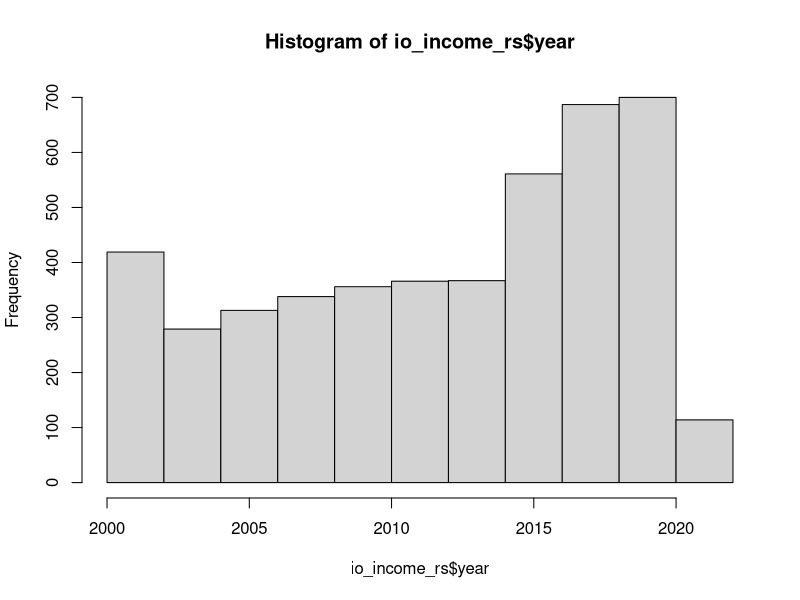
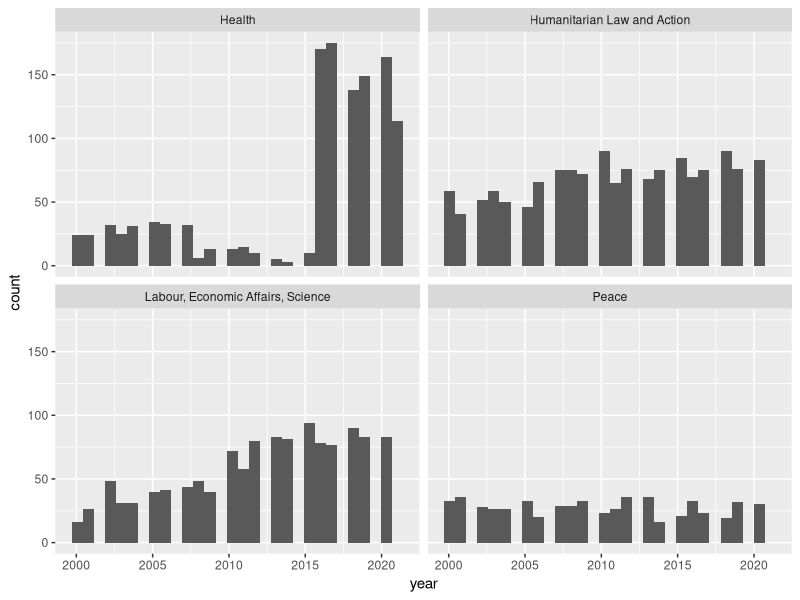
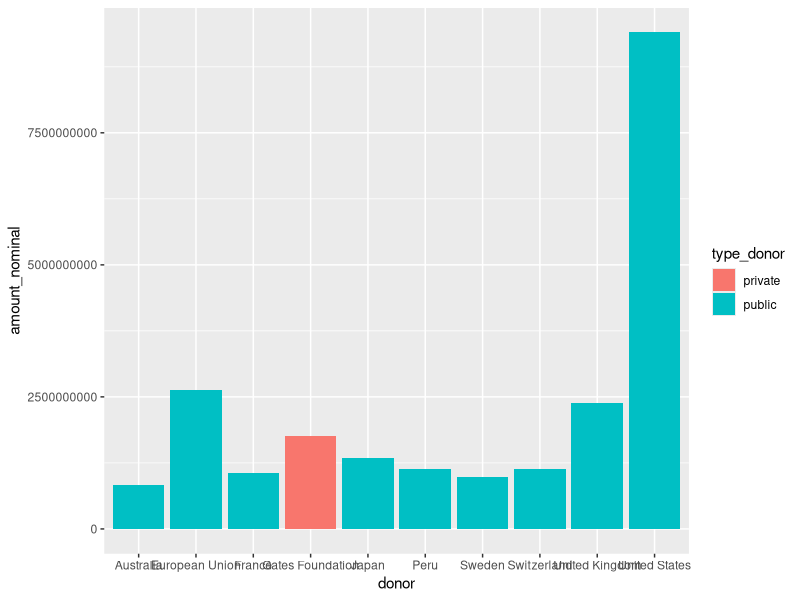
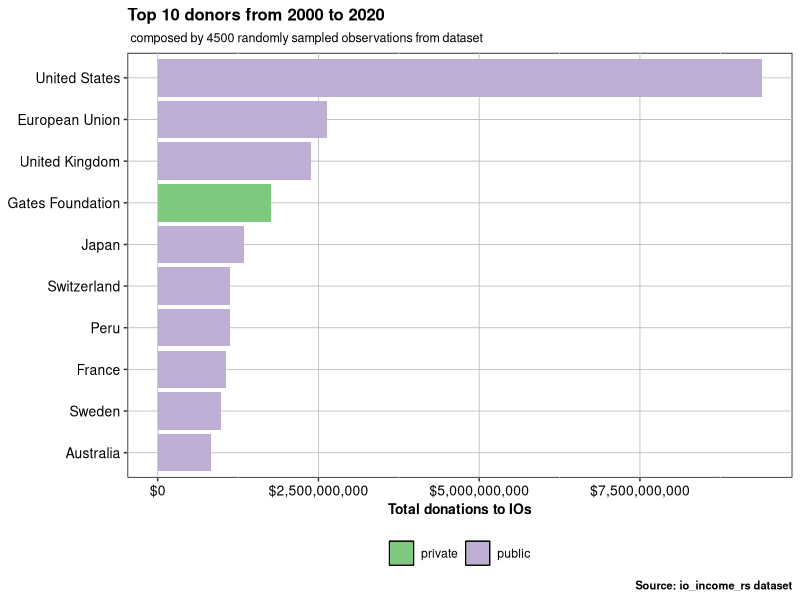
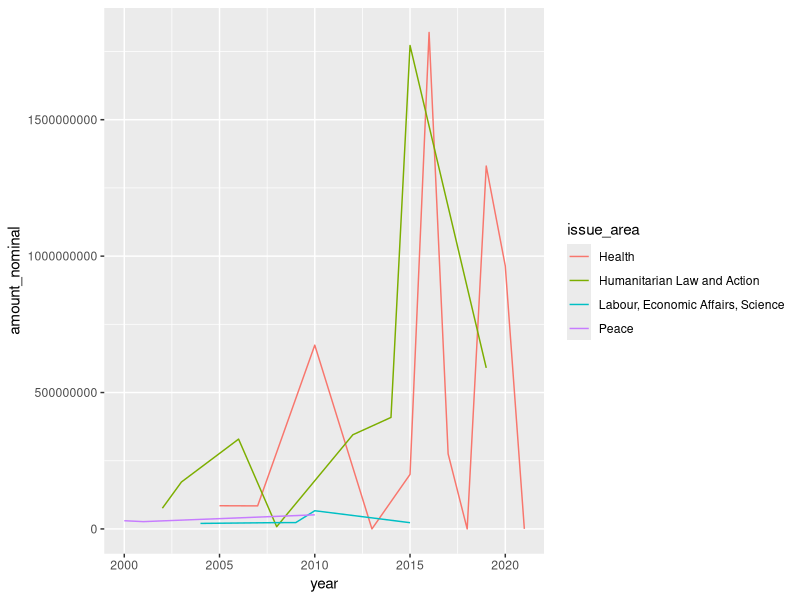
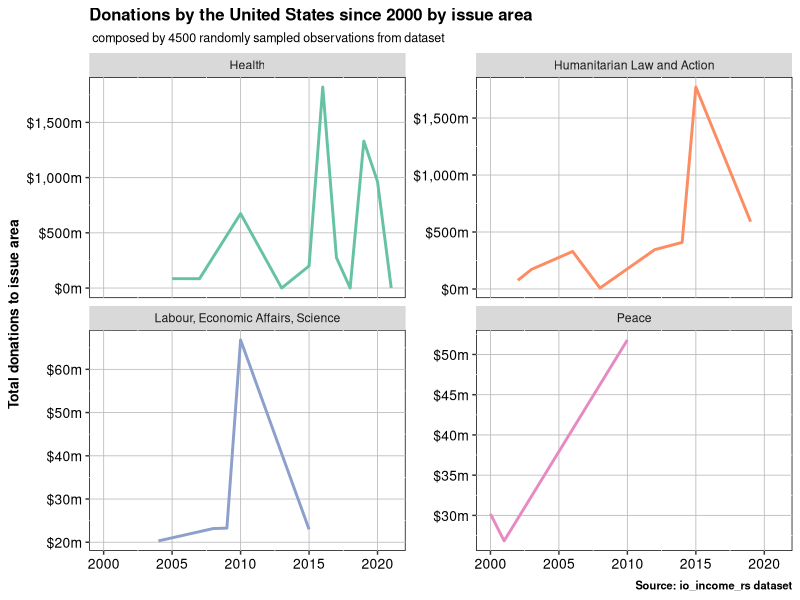
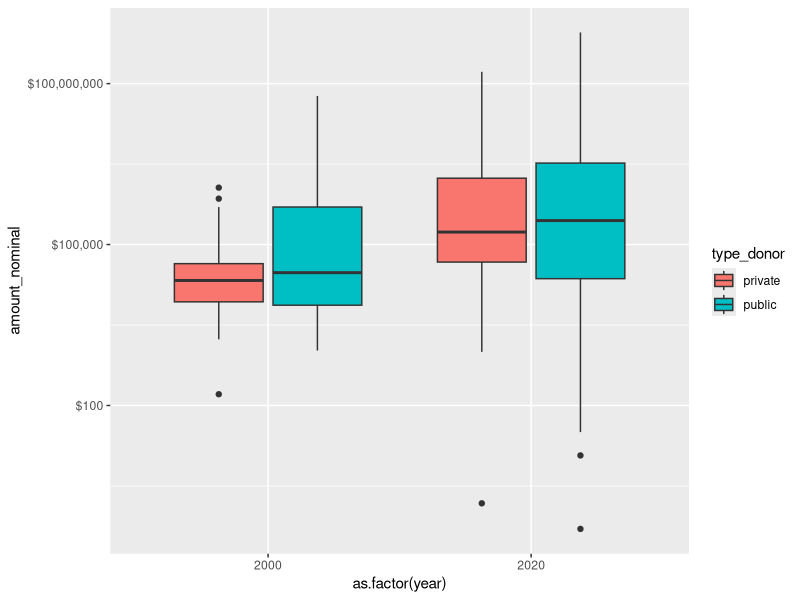
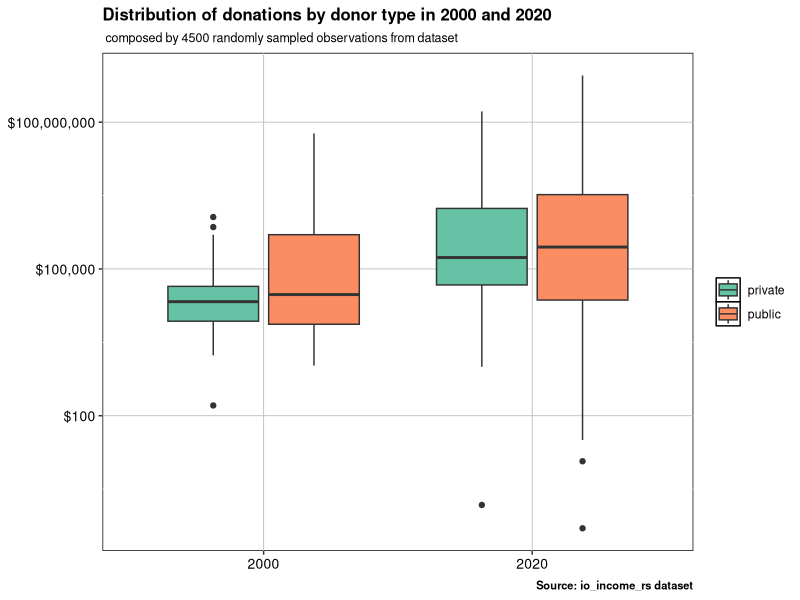

The R source for these figures, in order:
## ---- chunk 1
library(dplyr)
library(ggplot2)
library(tidyr)
library(scales)
library(readr)
io_income_rs <- read_csv("io_income_rs.csv")
options(scipen = 999)
## ---- chunk 2
hist(io_income_rs$year)
## ---- chunk 3
io_income_rs %>%
  ggplot(aes(year)) +
  geom_histogram() +
  facet_wrap(~issue_area)
## ---- chunk 4
io_income_rs %>%
  drop_na(donor) %>%
  group_by(donor, type_donor) %>%
  summarize(amount_nominal = sum(amount_nominal, na.rm = TRUE)) %>% 
  arrange(desc(amount_nominal)) %>%
  ungroup() %>%
  slice_head(n=10) %>% 
  ggplot(mapping=aes(x=donor, y= amount_nominal, fill=type_donor)) +
  geom_col() #minimal solution 

io_income_rs %>%
  drop_na(donor) %>%
  group_by(donor, type_donor) %>%
  summarize(amount_nominal = sum(amount_nominal, na.rm = TRUE)) %>% 
  arrange(desc(amount_nominal)) %>%
  ungroup() %>%
  slice_head(n=10) %>%
  ggplot(mapping=aes(x=reorder(donor, amount_nominal),
                     #order donors acc. to $$$
                     y= amount_nominal, fill=type_donor)) +
  geom_col()+
  scale_fill_brewer(type="qual", palette= "Accent", direction=1)+
  scale_y_continuous(labels=scales::dollar)+
  labs( x = NULL, y = "Total donations to IOs", title = "Top 10 donors from 2000 to 2020",
    subtitle=" composed by 4500 randomly sampled observations from dataset",
    caption = "Source: io_income_rs dataset")+
  theme(panel.background = element_rect("white", "black", .5, "solid"),
    panel.grid.major = element_line(color = "grey", size = 0.3, linetype = "solid"),
    axis.text = element_text(color = "black", size = 10),
    title = element_text(color = "black", size = 10, face = "bold"),
    legend.title = element_blank(),
    plot.subtitle = element_text(color = "black", size = 9, face = "plain"),
    legend.position = "bottom") +
    coord_flip() #flipping it to simplify reading
## ---- chunk 5
io_income_rs %>%
  filter(donor== "United States") %>%
  group_by(year, issue_area)%>%
  summarize(amount_nominal = sum(amount_nominal, na.rm = TRUE)) %>% 
  ggplot(mapping=aes(x=year, y=amount_nominal, color=issue_area))+
  geom_line() #minimal solution


io_income_rs %>%
  filter(donor== "United States") %>%
  group_by(year, issue_area)%>%
  summarize(amount_nominal = sum(amount_nominal, na.rm = TRUE)) %>% 
  ggplot(mapping=aes(x=year, y=amount_nominal, color=issue_area))+
  geom_line(size=1)+
  scale_color_brewer(type="qual", palette= "Set2", direction=1)+
  scale_y_continuous(labels=scales::dollar_format(scale=.000001, suffix="m", prefix = "$"))+
    #dollar_format allows you to format the scale of dollars(thousands, millions, billions)
  labs( x = NULL, y = "Total donations to issue area", 
        title = "Donations by the United States since 2000 by issue area", 
    subtitle=" composed by 4500 randomly sampled observations from dataset",
    caption = "Source: io_income_rs dataset")+
  theme(panel.background = element_rect("white", "black", .5, "solid"),
    panel.grid.major = element_line(color = "grey", size = 0.3, linetype = "solid"),
    axis.text = element_text(color = "black", size = 10),
    title = element_text(color = "black", size = 10, face = "bold"),
    legend.title = element_blank(),
    plot.subtitle = element_text(color = "black", size = 9, face = "plain"),
    legend.position = "none")+
    facet_wrap(~issue_area, scale="free_y")# let the y-scales of facets change.
## ---- chunk 6
io_income_rs %>%
  drop_na(type_donor) %>%
  filter(year==2000 | year == 2020) %>%
  ggplot(mapping=aes(x=as.factor(year), y=amount_nominal, fill=type_donor))+
  geom_boxplot()+
  scale_y_log10(labels=scales::dollar) #minimal solution

io_income_rs %>%
  drop_na(type_donor) %>%
  filter(year==2000 | year == 2020) %>%
  ggplot(mapping=aes(x=as.factor(year), y=amount_nominal, fill=type_donor))+
  geom_boxplot()+
  scale_y_log10(labels=scales::dollar)+
  scale_fill_brewer(type="qual", palette= "Set2", direction=1)+
  labs( x = NULL, y = NULL, 
        title = "Distribution of donations by donor type in 2000 and 2020",
    subtitle=" composed by 4500 randomly sampled observations from dataset",
    caption = "Source: io_income_rs dataset")+
  theme(panel.background = element_rect("white", "black", .5, "solid"),
    panel.grid.major = element_line(color = "grey", size = 0.3, linetype = "solid"),
    axis.text = element_text(color = "black", size = 10),
    title = element_text(color = "black", size = 10, face = "bold"),
    legend.title = element_blank(),
    plot.subtitle = element_text(color = "black", size = 9, face = "plain"),
    legend.position = "right")
## ---- chunk 7
io_income_rs %>%
  drop_na(type_donor) %>%
  ggplot(mapping=aes(x=year, y=amount_nominal)) +
  geom_point() +
  geom_smooth(method = "lm", color="red") +
  scale_y_log10(labels=scales::dollar) + #minimal
  facet_wrap(~type_donor)

io_income_rs %>%
  drop_na(type_donor) %>%
  ggplot(mapping=aes(x=year, y=amount_nominal)) +
  geom_point(position="jitter", 
# position jitter adds random noise to each observation, so they do not line up by year.
             alpha=.5) +  
  # alpha makes the points transparent.
  geom_smooth(method = "lm", color="red") +
  facet_wrap(~type_donor)+
  scale_y_log10(labels=scales::dollar) +
  labs(x = NULL, y = NULL, #removing redundant info from x and y axis
       title = "Donations to issues areay by year per type since 2000", 
       subtitle=" composed by 4500 randomly sampled observations from dataset",
       caption = "Source: io_income_rs dataset") +
  theme(panel.background = element_rect("white", "black", .5, "solid"),
    panel.grid.major = element_line(color = "grey", size = 0.3,
                                    linetype = "solid"),
    axis.text = element_text(color = "black", size = 10),
    title = element_text(color = "black", size = 10, face = "bold"),
    legend.title = element_blank(),
    plot.subtitle = element_text(color = "black", size = 9, face = "plain"),
    legend.position = "right")
## ---- chunk 8
io_income_rs %>%
  drop_na(type_donor) %>%
  ggplot(mapping = aes(x = year, y = amount_nominal, fill = type_donor)) +
  geom_smooth(aes(color = type_donor), se = FALSE,
              method = "loess") +
  facet_wrap(~issue_area, scales = "free") +
  scale_y_log10(labels=scales::dollar) +
  labs(title = "Donations by type to different issues areas",
       caption = "Source: io_income_rs dataset") +
  theme_minimal()
